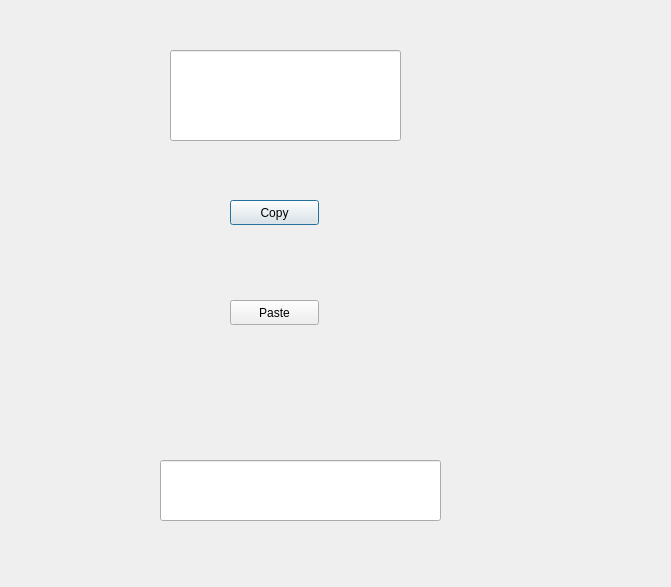
<?xml version="1.0" encoding="UTF-8"?>
<ui version="4.0">
 <class>Dialog</class>
 <widget class="QDialog" name="Dialog">
  <property name="geometry">
   <rect>
    <x>0</x>
    <y>0</y>
    <width>671</width>
    <height>587</height>
   </rect>
  </property>
  <property name="windowTitle">
   <string>Dialog</string>
  </property>
  <widget class="QLineEdit" name="lineEdit">
   <property name="geometry">
    <rect>
     <x>170</x>
     <y>50</y>
     <width>231</width>
     <height>91</height>
    </rect>
   </property>
  </widget>
  <widget class="QLineEdit" name="lineEdit_2">
   <property name="geometry">
    <rect>
     <x>160</x>
     <y>460</y>
     <width>281</width>
     <height>61</height>
    </rect>
   </property>
  </widget>
  <widget class="QPushButton" name="pushButton">
   <property name="geometry">
    <rect>
     <x>230</x>
     <y>200</y>
     <width>89</width>
     <height>25</height>
    </rect>
   </property>
   <property name="text">
    <string>Copy</string>
   </property>
  </widget>
  <widget class="QPushButton" name="pushButton_2">
   <property name="geometry">
    <rect>
     <x>230</x>
     <y>300</y>
     <width>89</width>
     <height>25</height>
    </rect>
   </property>
   <property name="text">
    <string>Paste</string>
   </property>
  </widget>
 </widget>
 <resources/>
 <connections>
  <connection>
   <sender>pushButton</sender>
   <signal>pressed()</signal>
   <receiver>lineEdit</receiver>
   <slot>selectAll()</slot>
   <hints>
    <hint type="sourcelabel">
     <x>255</x>
     <y>207</y>
    </hint>
    <hint type="destinationlabel">
     <x>288</x>
     <y>68</y>
    </hint>
   </hints>
  </connection>
  <connection>
   <sender>pushButton</sender>
   <signal>pressed()</signal>
   <receiver>lineEdit</receiver>
   <slot>copy()</slot>
   <hints>
    <hint type="sourcelabel">
     <x>253</x>
     <y>208</y>
    </hint>
    <hint type="destinationlabel">
     <x>249</x>
     <y>119</y>
    </hint>
   </hints>
  </connection>
  <connection>
   <sender>pushButton_2</sender>
   <signal>clicked()</signal>
   <receiver>lineEdit_2</receiver>
   <slot>paste()</slot>
   <hints>
    <hint type="sourcelabel">
     <x>259</x>
     <y>311</y>
    </hint>
    <hint type="destinationlabel">
     <x>275</x>
     <y>505</y>
    </hint>
   </hints>
  </connection>
 </connections>
</ui>
